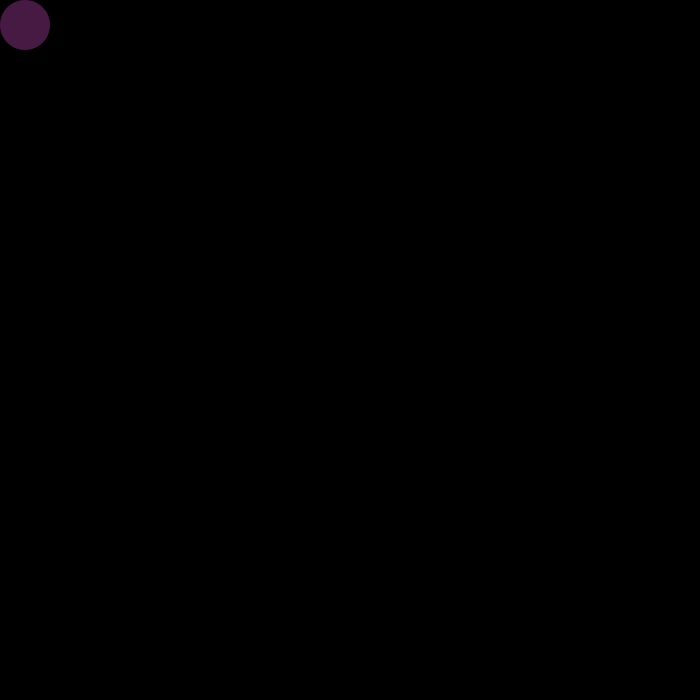
Frame 1 (no input)
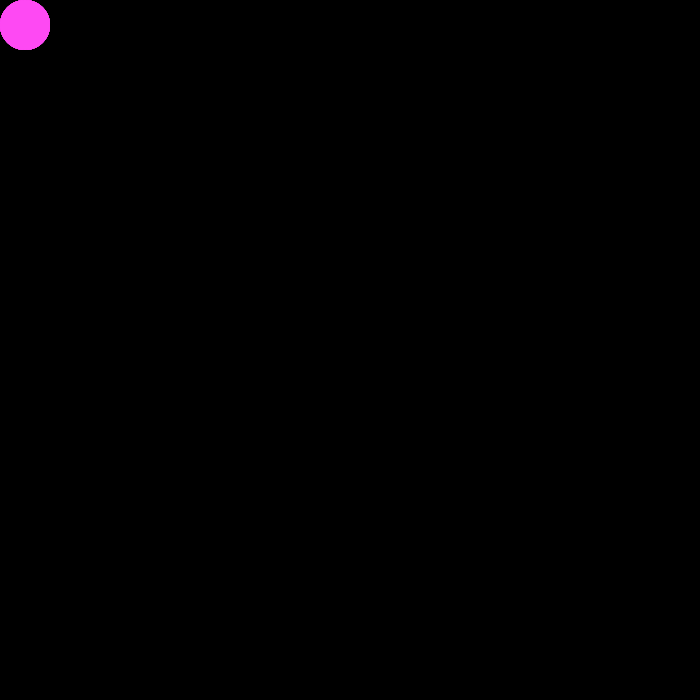
Frame 60 (the mouse pressed at the canvas centre just before this capture)
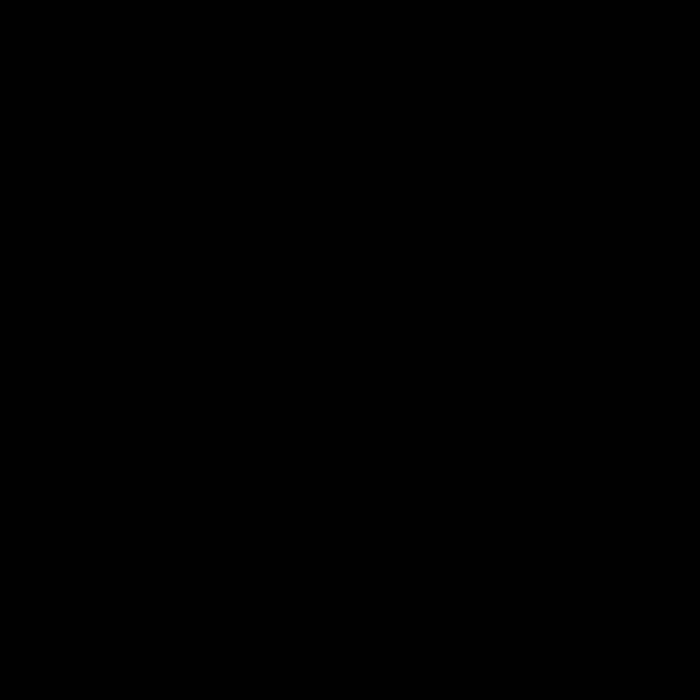
Frame 120 (the mouse held since frame 60 and released just before this capture)

The Processing sketch that drew these frames (run headless with seeded random() and noise(); from frame 60 on, the mouse is pressed at the canvas centre):

// Processing sketch: processing_141138
// ── processing_141138.pde

//Creating a character named ball to move to key commands
ball ball1;



void setup() {
  size(700,700);
  smooth();
    background(0);
  
  ball1 = new ball (25,25,50);
}

void draw(){
  
  ball1.display();
  
  ball1.keyPressed();
  
  if (mousePressed) {
    background (0);
  }

    
}

class ball {
  int x;
  int y;
  int speed;
  int w;
  
  ball(int tempX, int tempY, int tempW) {
    x = tempX;
    y = tempY;
    w = tempW;
    speed = 0;
  }
  
  void display(){
    fill (255,random(150),245,70);
    noStroke();
    ellipse(x,y,w,w);
    
  }
 //key commands
//ball flies off page in response to key commands? 
// looking to create a perimeter
  void keyPressed() {
    if (key == CODED){
      if (keyCode == UP){
        y = y-5;
      }
      else if (keyCode == DOWN) {
        y = y + 5;
      }
    }if (keyCode == RIGHT) {
      x = x+5;
    } else if (keyCode == LEFT) {
      x = x-5;
    }
  }
}
